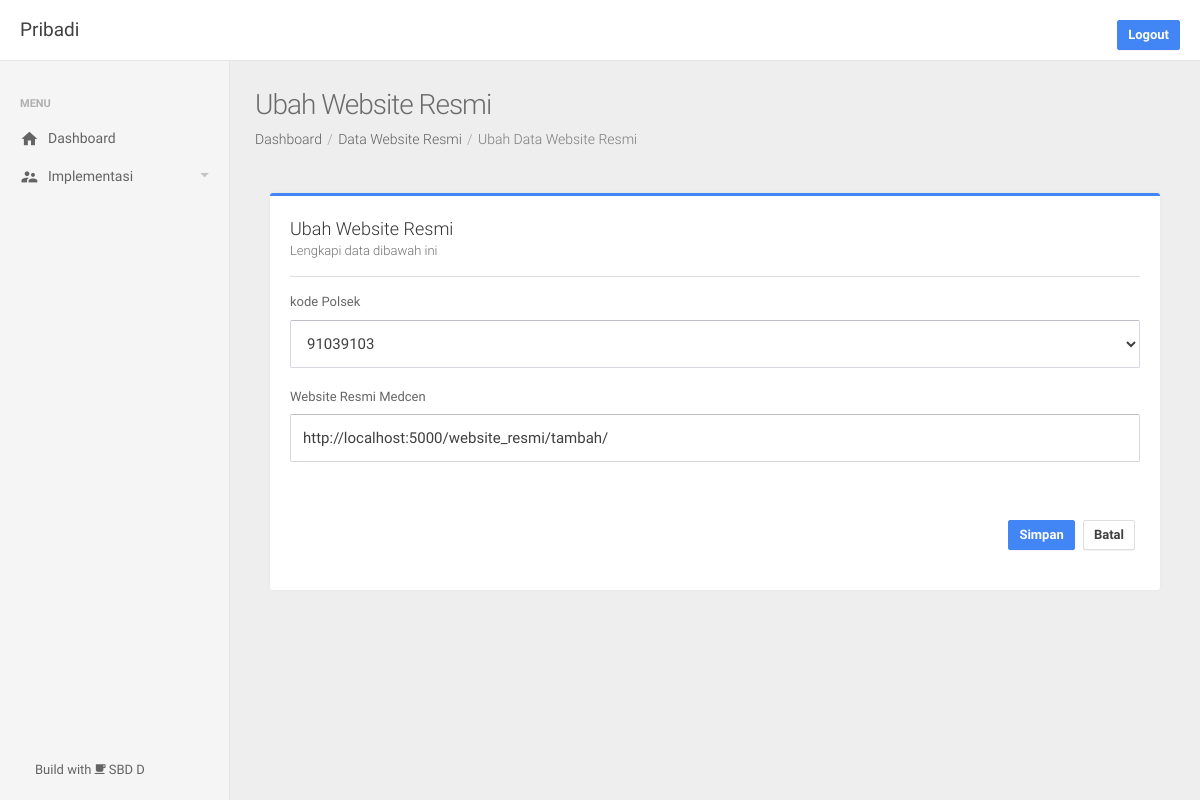
Before: /website_resmi/1/ubah/ (signed in) with the older database file.
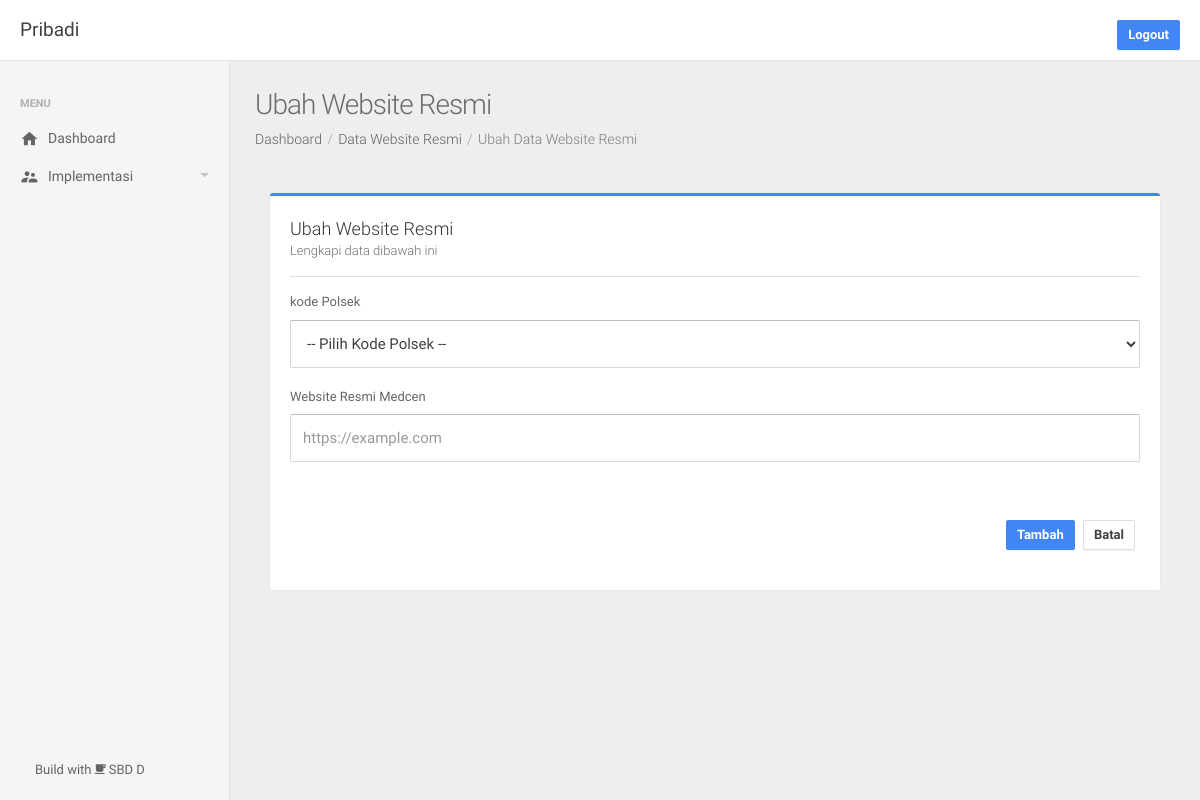
After: the same page with the newer database file.
### app/models.py (models this page shows)
class User(db.Model, UserMixin):
    id = db.Column(db.Integer, primary_key=True)
    username = db.Column(db.String(30), nullable=False)
    password = db.Column(db.Text, nullable=False)

class WebsiteResmiPolsek(db.Model):
    id = db.Column(db.Integer, primary_key=True)
    kodePolsek = db.Column(db.Integer, unique=False)
    WebsiteResmiPolsek = db.Column(db.String(12), nullable=True)

class WebsiteResmiMedcen(db.Model):
    id = db.Column(db.Integer, primary_key=True)
    kodePolsek = db.Column(db.Integer, unique=False)
    WebsiteResmiMedcen = db.Column(db.String(12), nullable=True)

### app/routes.py (the view)
@app.route('/website_resmi/<id>/ubah/', methods=['GET','POST'])
@login_required
def webresmiEdit(id):
    data = WebsiteResmiPolsek.query.filter_by(id=id).first()
    data2 = WebsiteResmiMedcen.query.filter_by(id=id).first()
    if request.method == 'POST':
        if current_user.username == 'polsek':
            data.kodePolsek = request.form['kodePolsek']
            data.WebsiteResmiPolsek = request.form['webPolsek']
            db.session.commit()
            return redirect(url_for('webresmi'))
        if current_user.username == 'medcen':
            data2.kodePolsek = request.form['kodePolsek']
            data2.WebsiteResmiMedcen = request.form['webMedcen']
            db.session.commit()
            return redirect(url_for('webresmi'))
    else:
        return render_template('webresmi/webresmiAdd.html', title='Ubah Website Resmi', submenu='dataWebsite Resmi' ,link1='Data Website Resmi', link2='Ubah Data Website Resmi', link3='website_resmi/',data2=data2, data=data,  dataPolsek=Polsek.query.all())

### app/models.py (called while the page is built)
@login_manager.user_loader
def load_user(user_id):
    return User.query.get(int(user_id))

### app/templates/webresmi/webresmiAdd.html (shortened to what this page needs)
{% extends 'layout.html' %}
{% block styles %}
<link rel="stylesheet" type="text/css" href="{{ url_for ('static', filename='assets/lib/select2/css/select2.min.css') }}"/>
<link rel="stylesheet" type="text/css" href="{{ url_for ('static', filename='assets/lib/bootstrap-slider/css/bootstrap-slider.css') }}"/>
{% endblock styles %}
{% block content %}
<div class="col-sm-12">
    <div class="panel panel-default panel-border-color panel-border-color-primary">
      <div class="panel-heading panel-heading-divider">{{title}}<span class="panel-subtitle">Lengkapi data dibawah ini</span></div>
      <div class="panel-body">
        <form method="POST" data-parsley-validate="" novalidate="" enctype="multipart/form-data">
            <div class="form-group">
              <label>kode Polsek</label>
              <select name="kodePolsek" parsley-trigger="change" required="" placeholder="Masukan Pekerjaan" autocomplete="off" class="form-control">
                  <option>{% if data or data2 %}{{data.kodePolsek}}{{data2.kodePolsek}}{% else %} -- Pilih Kode Polsek -- {% endif %} </option>
              </select>
            </div>
            {% if current_user.username == 'polsek' %}
              <div class="form-group">
                <label>Website Resmi Polsek</label>
                <input type="text" name="webPolsek" required="" autocomplete="off" class="form-control" value="{% if data %}{{data.WebsiteResmiPolsek}}{% endif %}" placeholder="https://example.com">
              </div>
            {% else %}
              <div class="form-group">
                <label>Website Resmi Medcen</label>
                <input type="text" name="webMedcen" required="" autocomplete="off" class="form-control" value="{% if data2 %}{{data2.WebsiteResmiMedcen}}{% endif %}" placeholder="https://example.com">
              </div>
            {% endif %}
          <br><br>
          <p class="text-right">
            <button type="submit" class="btn btn-space btn-primary">{% if data or data2 %}Simpan {% else %}Tambah{% endif %}</button>
            <a href="{% if title == 'Tambah Pribadi' or 'Ubah Pribadi' %} /website_resmi/ {% else %} /website_resmi/ {% endif %}" class="btn btn-space btn-default">Batal</a>
          </p>
        </form>
      </div>
    </div>
</div>
{% endblock content %}

### app/templates/layout.html (shortened to what this page needs)
<!DOCTYPE html>
<html lang="en">
<head>
    <link rel="stylesheet" type="text/css" href="{{ url_for ('static', filename='assets/lib/perfect-scrollbar/css/perfect-scrollbar.min.css') }}"/>
    <link rel="stylesheet" type="text/css" href="{{ url_for ('static', filename='assets/lib/material-design-icons/css/material-design-iconic-font.min.css') }}"/>
    <link rel="stylesheet" type="text/css" href="{{ url_for ('static', filename='assets/lib/jquery.vectormap/jquery-jvectormap-1.2.2.css') }}"/>
    <link rel="stylesheet" type="text/css" href="{{ url_for ('static', filename='assets/lib/jqvmap/jqvmap.min.css') }}"/>
    <link rel="stylesheet" type="text/css" href="{{ url_for ('static', filename='assets/lib/datetimepicker/css/bootstrap-datetimepicker.min.css') }}"/>
    <link rel="stylesheet" href="{{ url_for ('static', filename='assets/css/style.css') }}" type="text/css"/>
        {% block styles %}
        {% endblock styles %}
  </head>
  <body>
    <div class="be-wrapper be-fixed-sidebar">
      {% include 'snippets/topbar.html' %}
      {% include 'snippets/sidebar.html' %}
      <div class="be-content">
        <div class="page-head">
          <h2 class="page-head-title">{{title}}</h2>
          <ol class="breadcrumb page-head-nav">
            <li><a href="/dashboard">Dashboard</a></li>
            {% if link2 %}
              <li><a href="/{{link3}}">{{link1}}</a></li>
              <li class="{% if link2 %} active {% endif %}">{{link2}}</li>
            {% else %}
              <li class="{% if link1 %} active {% endif %}">{{link1}}</li>
            {% endif %}
          </ol>
        </div>
        <div class="main-content container-fluid">
        {% block content %}
        {% endblock content %}
        </div>
    </div>
  </body>
</html>

### app/templates/snippets/topbar.html
<nav class="navbar navbar-default navbar-fixed-top be-top-header">
  <div class="container-fluid">
    <div class="be-right-navbar">
      <div class="page-title"><span>{{current_user.username|capitalize}}</span></div>
      <ul class="nav navbar-nav navbar-right be-user-nav">
        <br>
        {% if current_user.is_authenticated %}
          <a href="{{ url_for ('logout') }}" class="btn btn-primary">
            Logout
          </a>
        {% endif %}
      </ul>
    </div>
  </div>
</nav>

### app/templates/snippets/sidebar.html (shortened to what this page needs)
<div class="be-left-sidebar">
    <div class="left-sidebar-wrapper"><a href="/dashboard" class="left-sidebar-toggle">Dashboard</a>
      <div class="left-sidebar-spacer">
        <div class="left-sidebar-scroll">
          <div class="left-sidebar-content">
            <ul class="sidebar-elements">
              <li class="divider">Menu</li>
              <li class="{% if menu == 'dashboard' %} active {% endif %}"><a href="/dashboard"><i class="icon mdi mdi-home"></i><span>Dashboard</span></a>
              </li>
              <li class="parent {% if menu == 'penduduk' %} active open {% endif %}"><a href="#"><i class="icon mdi mdi-accounts-alt""></i><span>Implementasi</span></a>
              </li>
          </div>
        </div>
      </div>
      <div class="progress-widget">
        <div class="progress-data" style="margin-left: 15px;">
          <span class="name">Build with <i class="mdi mdi-coffee"></i> SBD D</span>
        </div>
      </div>
    </div>
  </div>

Changed rows visible on the page:
removed WebsiteResmiPolsek: kodePolsek "91039103"
removed WebsiteResmiMedcen: webMedcen "http://localhost:5000/website_resmi/tambah/"
Other visible differences:
form field kodePolsek: (not shown) → "-- Pilih Kode Polsek --"
text no longer shown: "Simpan"
text now shown: "Tambah"
